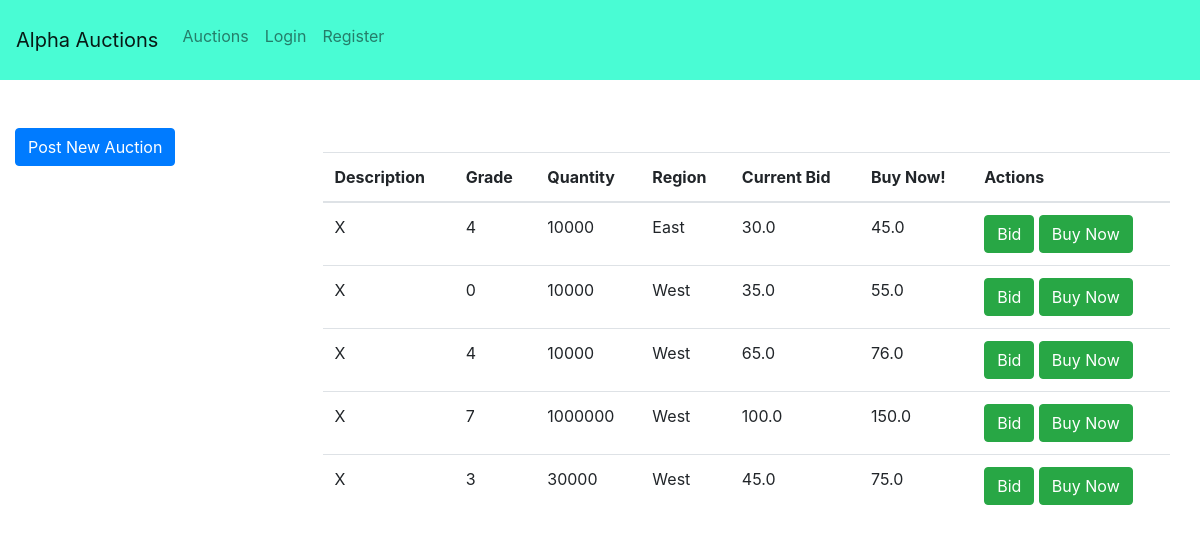
The app's page /auctions/listings/?asset=X with its own data.
### auctions/models.py (models this page shows, shortened)
class Auction(models.Model):
    seller = models.ForeignKey(User, on_delete=models.CASCADE, null=True, related_name="seller", blank=True)
    asset_class = models.CharField(max_length=10, choices=ASSETS, default='X')
    underlying_asset = models.CharField(max_length=10, choices=UNDERLYING_ASSETS, default='X')
    grade = models.IntegerField(validators=[MinValueValidator(0), MaxValueValidator(30)], default=0)
    region = models.CharField(max_length=10, choices=REGIONS, default='H')
    quantity = models.IntegerField(validators=[MinValueValidator(1), MaxValueValidator(1000000)], default=1)
    unit_price = models.DecimalField(max_digits=10, decimal_places=1, default=25.00)
    buy_it_now_price = models.DecimalField(max_digits=10, decimal_places=1, default=25.00)
    high_bid = models.DecimalField(max_digits=10, decimal_places=1, default=25.00)
    high_bid_id = models.IntegerField(validators=[MinValueValidator(1)], null=True, blank=True)
    closing_date = models.DateTimeField(default=period_end, blank=True)
    opening_date = models.DateTimeField(auto_now_add=True, blank=True)
    status = models.CharField(max_length=10, default="OPEN")
    views = models.IntegerField(default=0)
    class Meta:
        verbose_name_plural = 'Auctions'

### auctions/views.py (the view)
# urls.py: path('auctions/', include('auctions.urls')),
def auctions(request):
    lots = Auction.objects.filter(status__exact='OPEN').filter(asset_class__exact=request.GET.get('asset'))
    return render(request, 'auctions/auctions.html', context= {'listings': lots})

### auctions/templates/auctions/auctions.html (shortened to what this page needs)
{% extends "homepage/header.html" %}
{% load staticfiles %}
{% block content %}
    <div class="container-fluid">
        <br>
        <div class="row">
            <div class="col-sm-3">
                <div class="row">
                    <a class="btn btn-primary" href="/auctions/new/?asset={{ request.GET.asset }}" role="button">Post New Auction</a>
                </div>
            </div>
            <div class="col-sm-9">
                <table class="table">
                    <thead>
                        <tr>
                        <th scope="col">Description</th>
                        <th scope="col">Grade</th>
                        <th scope="col">Quantity</th>
                        <th scope="col">Region</th>
                        <th scope="col">Current Bid</th>
                        <th scope="col">Buy Now!</th>
                        <th scope="col">Actions</th>
                        </tr>
                    </thead>
                    <tbody>
                        {% for lot in listings %}
                        <tr>
                            <td>{{ lot.asset_class }}</td>
                            <td>{{ lot.grade }}</td>
                            <td>{{ lot.quantity }}</td>
                            <td>{{ lot.region }}</td>
                            <td>{{ lot.high_bid }}</td>
                            <td>{{ lot.buy_it_now_price }}</td>
                            <td><a class="btn btn-success" href="/auctions/bid/?auction={{ lot.id }}" role="button">Bid</a>
                                <a class="btn btn-success" href="/auctions/buynow/?auction={{ lot.id }}" role="button">Buy Now</a></td>
                        </tr>
                        {% endfor %}
                    </tbody>
            </div>
        </div>
        <br>
    </div>
{% endblock %}

### records on screen
Auction: asset_class "X", grade "4", quantity "10000", region "East", high_bid "30.0", buy_it_now_price "45.0"
Auction: asset_class "X", grade "0", quantity "10000", region "West", high_bid "35.0", buy_it_now_price "55.0"
Auction: asset_class "X", grade "4", quantity "10000", region "West", high_bid "65.0", buy_it_now_price "76.0"
Auction: asset_class "X", grade "7", quantity "1000000", region "West", high_bid "100.0", buy_it_now_price "150.0"
Auction: asset_class "X", grade "3", quantity "30000", region "West", high_bid "45.0", buy_it_now_price "75.0"
